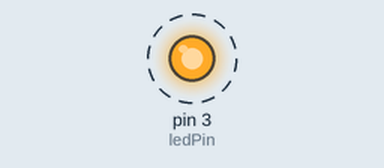
A sketch run on a simulated Arduino Uno, built with avr-gcc and run on an emulated ATmega328P. On the bench: output pins drawn as LEDs (lit = HIGH). Dashed ring = blinking. EEPROM starts erased; what the sketch prints to the serial monitor is not drawn.

Above: at 0.5 s.
Timing chart, 0 to 4.7 s (numbered marks = the images above):
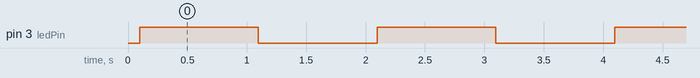

The sketch:

bulkSettings.ino
```cpp
//Settings to be saved to eeprom
//Device id - 2 parts for 2 lines. Concatenated for serial and files, separate lines of the first 16 chars for the screen.
//Max 40 chars each
#define detectorName1 "Muon " //Line 1 of the device id
#define detectorName2 "Detector" //Line 2 of the device id
//File format
#define saveTxtFiles //When left in, will save text files, when commented out, will save csv files.
//Brightness of the oled diplay (0 to 255)
#define oledBrightness 128


//Stuff that probably shouldn't be changed - needs to match the values in the main program
#define deviceID1Address 0
#define deviceID2Address 40 //By using 40, first line should be the normal naming.ino setting
#define formatAddress 80
#define contrastAddress 81
#define eepromStringLength 40

#define ledPin 3

#include <EEPROM.h>

void setup() {
  //Set up ADC
  analogReference (EXTERNAL); //DO NOT REMOVE THIS LINE IF USING ADC!!! (Not in this case but just in case an analogRead() command makes its way in here somehow)
  writeToEeprom(deviceID1Address,detectorName1);
  writeToEeprom(deviceID2Address,detectorName2);
#ifdef saveTxtFiles
  EEPROM.update(formatAddress,0);
#else
  EEPROM.update(formatAddress,1);
#endif
  EEPROM.update(contrastAddress,oledBrightness);
  pinMode(ledPin,OUTPUT);
  Serial.begin(9600);
  Serial.println(F("Written to eeprom"));
#define serialString1 "Detector ID 1: " detectorName1
#define serialString2 "Detector ID 2: " detectorName2
#ifdef saveTxtFiles
  #define serialString3 "File format: txt"
#else
  #define serialString3 "File format: csv"
#endif
#define serialStringNumbers_(x) "Oled Brightness: " #x
#define serialStringNumbers(x) serialStringNumbers_(x)
#define serialString4 serialStringNumbers(oledBrightness)
  Serial.println(F(serialString1));
  Serial.println(F(serialString2));
  Serial.println(F(serialString3));
  Serial.println(F(serialString4));
}

void loop() {
  digitalWrite(ledPin,HIGH);
  delay(1000);
  digitalWrite(ledPin,LOW);
  delay(1000);
}
//Write a string to eeprom starting from an address and stopping when running out of eeprom to write or the whole string is written
void writeToEeprom(int startAddress, char* charArray) {
  int count = 0;
  for(int i = startAddress; i < EEPROM.length(); i++) {
    EEPROM.update(i,charArray[count]);
    if(charArray[count] == 0) {
      break;
    }
    count++;
  }
}
```

Measured:
- by itself, pin 3 (ledPin): alternates HIGH for 1.0 s and LOW for 1.0 s
